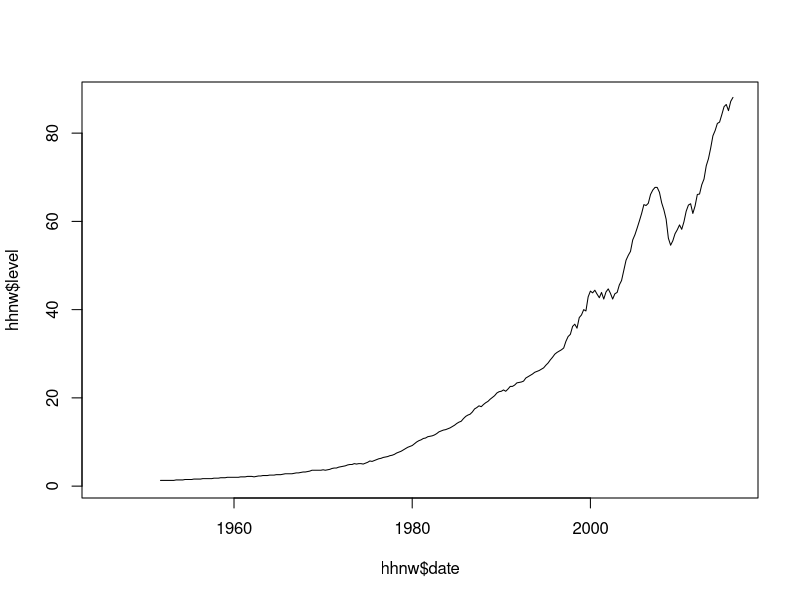
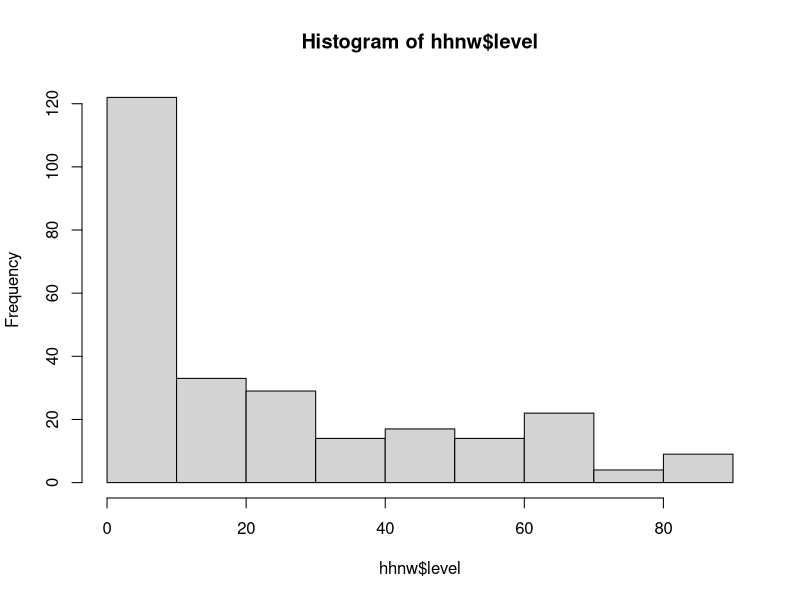
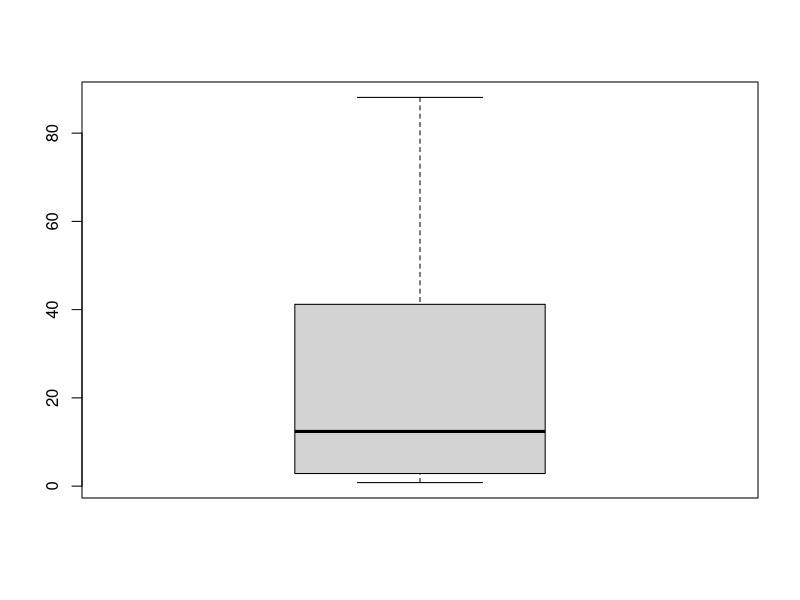
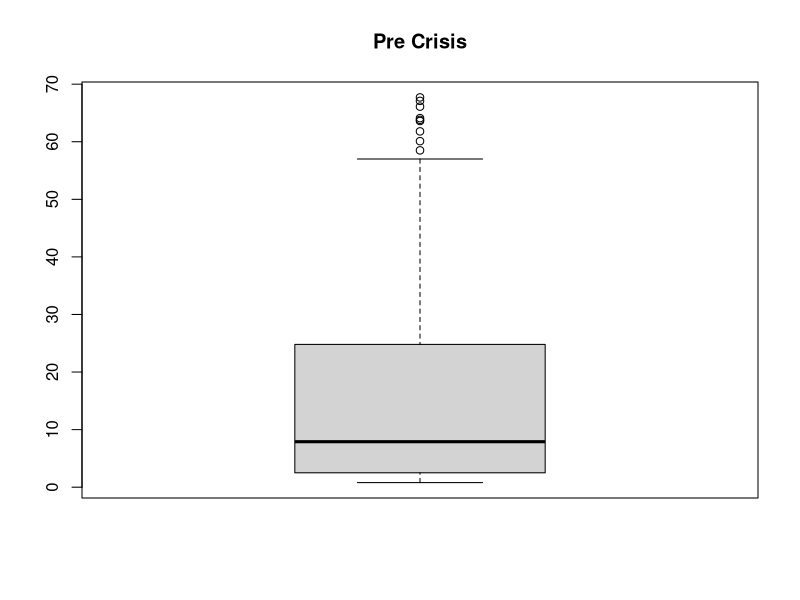
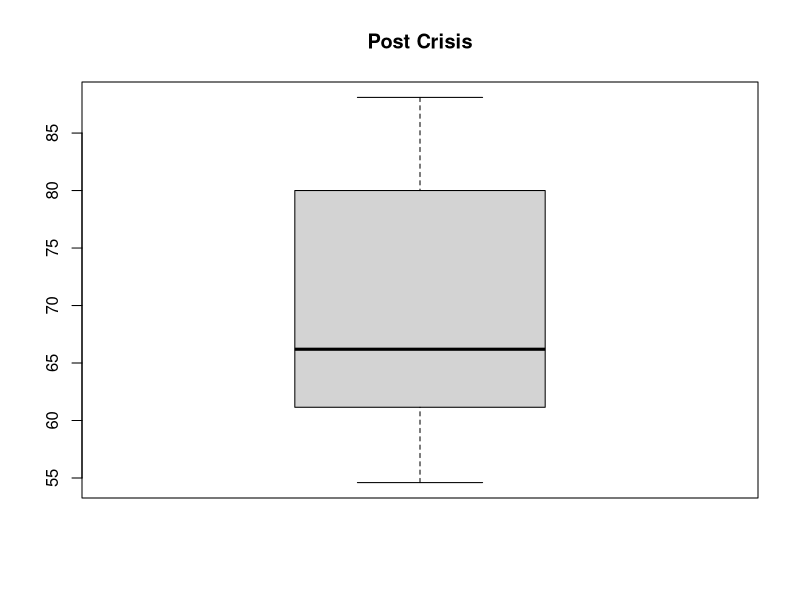
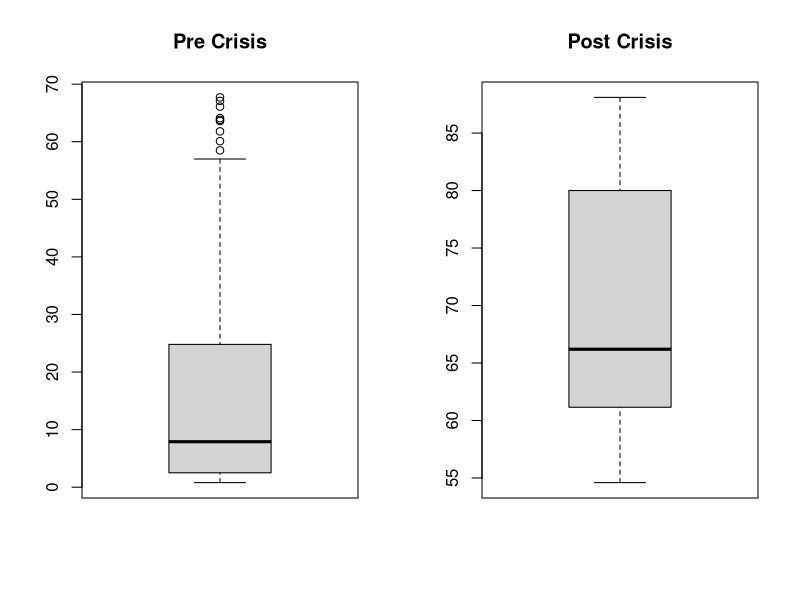
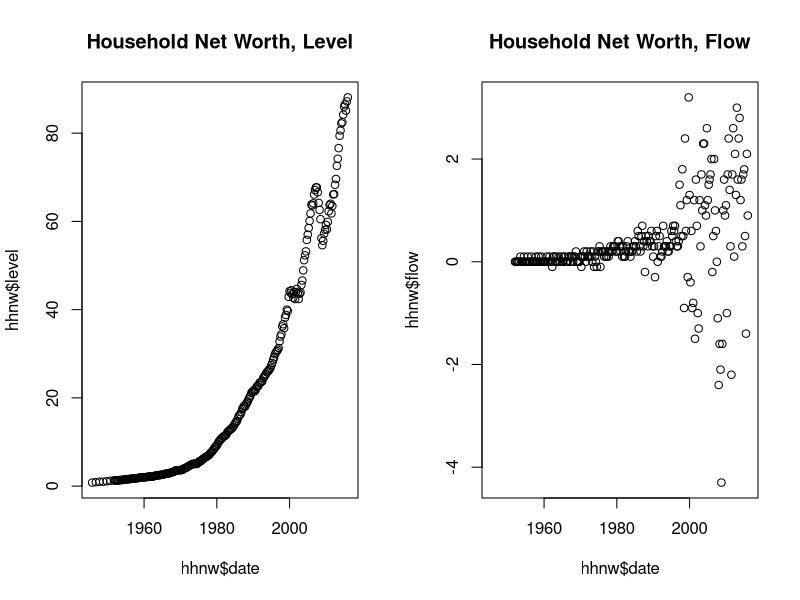
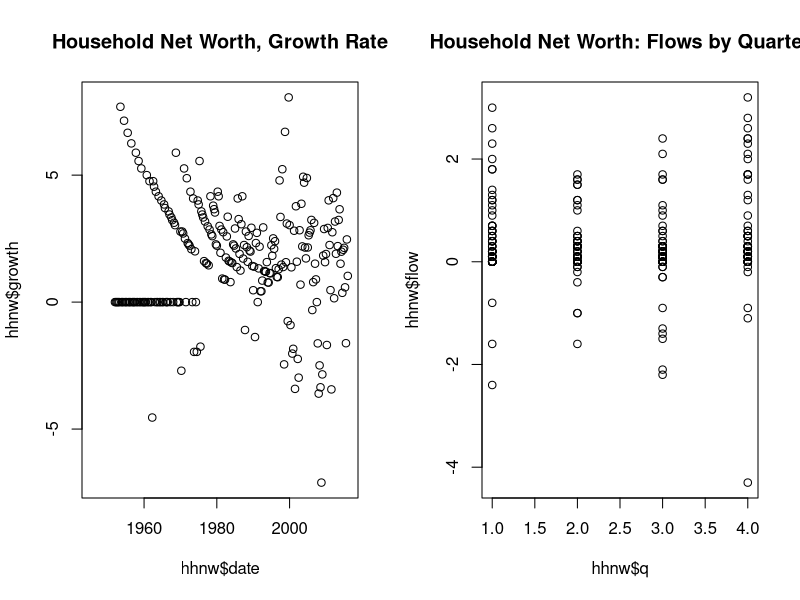

Write R code to recreate these figures, in order.
## ---- chunk 1
knitr::opts_chunk$set(echo = TRUE)
## ---- chunk 2
# install.packages(quantmod)
# if ( !file.exists() ) download.file()
## ---- chunk 3
# base R function
hhnw <- read.csv("data/TNWBSHNO.csv")
## ---- chunk 4
# View data "structure""
str(hhnw)

# Print the first few rows of data
head(hhnw)

# And, print the last few rows of data
tail(hhnw)

# maybe even print 5 random rows of data
hhnw[sample(1:nrow(hhnw), 5),]
## ---- chunk 5
# start over
rm(hhnw)

# Read the raw file
hhnw <- read.csv("data/TNWBSHNO.csv", na.strings=".", stringsAsFactors = FALSE)

# Change names
names(hhnw) <- c("date", "level")

# Convert the character type into a date type
hhnw$date <- as.Date(hhnw$date, format="%Y-%m-%d")

# Convert millions to billions
hhnw$level <- round(hhnw$level / 1000, digits = 1)

# Look at the data
str(hhnw)
head(hhnw)
tail(hhnw)
## ---- chunk 6
# The easy way - tell me about this data frame
summary(hhnw)
## ---- chunk 7
# summary of household net worth's level measure (only)
summary(hhnw$level)  
## ---- chunk 8
# DIY summary statistics
mean(hhnw$level, na.rm=TRUE)
max(hhnw$level, na.rm=TRUE)
quantile(hhnw$level, na.rm=TRUE)
quantile(hhnw$level, probs=c(0.10, 0.90), na.rm=TRUE)
sd(hhnw$level, na.rm=TRUE)
## ---- chunk 9
# Create subsets of the data frame 
pre_crisis <- subset(hhnw, hhnw$date < as.Date("2007-06-01"))

summary(pre_crisis)

post_crisis <- subset(hhnw, hhnw$date >= as.Date("2007-06-01"))

summary(post_crisis)
## ---- chunk 10
# Visualize every observation in the time series with a line plot
plot(hhnw$date, hhnw$level, type = "l") 

# viualize distribution with histogram
hist(hhnw$level)

# visualize distribution with boxplot
boxplot(hhnw$level)

# compare subsets with side-by-sde plots
boxplot(pre_crisis$level, main = "Pre Crisis")
boxplot(post_crisis$level, main = "Post Crisis")
## ---- chunk 11
# compare subsets with side-by-sde plots
par(mfrow=c(1,2))
boxplot(pre_crisis$level, main = "Pre Crisis")
boxplot(post_crisis$level, main = "Post Crisis")
## ---- chunk 12
# R functions are objects that contain instructions

prior_value <- function(x, k=1) {
    x <- c(rep(NA, k), head(x, -k))
    return(x)
}

next_value <- function(x, k=1) {
    x <- c(tail(x, -k), rep(NA, k))
    return(x)
}

# Test with simple sequece
foo <- 1:10

prior_value(foo) # lag

next_value(foo) # lead

foo - prior_value(foo) # compute change
## ---- chunk 13

# Read the raw file
hhnw <- read.csv("data/TNWBSHNO.csv", na.strings=".", stringsAsFactors = FALSE)

# Change names
names(hhnw) <- c("date", "level")

# Convert the character type into a date type
hhnw$date <- as.Date(hhnw$date, format="%Y-%m-%d")

# Create a simple time index
hhnw$t <- seq(1, nrow(hhnw))

# Label quarters
hhnw$q <- ceiling(as.integer(format(hhnw$date, "%m")) / 3)

hhnw$quarter <- paste(format(hhnw$date, "%Y"), hhnw$q, sep=":Q")

# Convert millions to billions
hhnw$level <- round(hhnw$level / 1000, digits = 1)

# compute the flow (change in level)
hhnw$flow <- hhnw$level - prior_value(hhnw$level)

# compute the growth rate (one quarter trend)
hhnw$growth <- 100 * ( hhnw$flow ) / prior_value(hhnw$level) 
## ---- chunk 14
# After inpecting the raw data, read it into R
# use ?read.csv command to view explanation of these parameters
cycle <- read.csv("data/USRECQ.csv", col.names=c("date", "recession"), colClasses = c("Date", "integer"), stringsAsFactors = FALSE)

# Merge the two data sets
hhnw <- merge(hhnw, cycle, by = "date", all.x = TRUE)

# Fill in missing values with zero
hhnw$recession <- ifelse(is.na(hhnw$recession), 0, hhnw$recession)

# Look at the data (again)
str(hhnw)
head(hhnw)
tail(hhnw)
## ---- chunk 15
plot(hhnw$date, hhnw$level, main = "Household Net Worth, Level")
plot(hhnw$date, hhnw$flow, main = "Household Net Worth, Flow")
plot(hhnw$date, hhnw$growth, main = "Household Net Worth, Growth Rate")

plot(hhnw$q, hhnw$flow, main="Household Net Worth: Flows by Quarter")


par(mfrow=c(1,2))
boxplot(hhnw[ hhnw$recession==1,  "level"], main = "Household Net Worth: Growth Rate During Recessions")

boxplot(hhnw[ hhnw$recession==0,  "level"], main = "Household Net Worth: Growth Rate During Expansions")

## ---- chunk 16
#...
